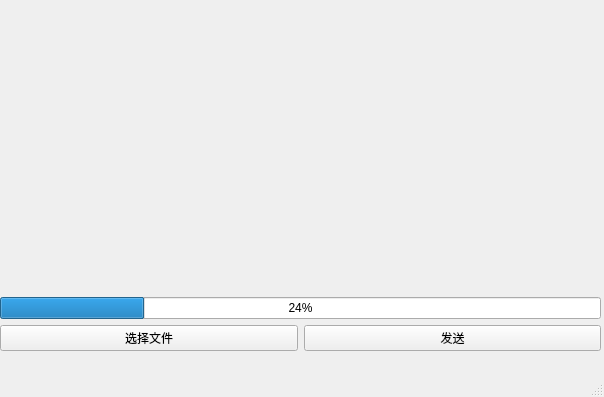
<?xml version="1.0" encoding="UTF-8"?>
<ui version="4.0">
 <class>sendMainWindow</class>
 <widget class="QMainWindow" name="sendMainWindow">
  <property name="geometry">
   <rect>
    <x>0</x>
    <y>0</y>
    <width>604</width>
    <height>397</height>
   </rect>
  </property>
  <property name="windowTitle">
   <string>MainWindow</string>
  </property>
  <widget class="QWidget" name="centralwidget">
   <widget class="QWidget" name="">
    <property name="geometry">
     <rect>
      <x>0</x>
      <y>0</y>
      <width>601</width>
      <height>351</height>
     </rect>
    </property>
    <layout class="QGridLayout" name="gridLayout">
     <item row="2" column="0">
      <layout class="QHBoxLayout" name="horizontalLayout">
       <item>
        <widget class="QPushButton" name="pushButton">
         <property name="text">
          <string>选择文件</string>
         </property>
        </widget>
       </item>
       <item>
        <widget class="QPushButton" name="pushButton_2">
         <property name="text">
          <string>发送</string>
         </property>
        </widget>
       </item>
      </layout>
     </item>
     <item row="1" column="0">
      <widget class="QProgressBar" name="progressBar">
       <property name="value">
        <number>24</number>
       </property>
      </widget>
     </item>
     <item row="0" column="0">
      <widget class="QLabel" name="label">
       <property name="text">
        <string/>
       </property>
      </widget>
     </item>
    </layout>
   </widget>
   <zorder>pushButton</zorder>
   <zorder>pushButton_2</zorder>
   <zorder>label</zorder>
   <zorder>progressBar</zorder>
   <zorder>label</zorder>
  </widget>
  <widget class="QMenuBar" name="menubar">
   <property name="geometry">
    <rect>
     <x>0</x>
     <y>0</y>
     <width>604</width>
     <height>25</height>
    </rect>
   </property>
  </widget>
  <widget class="QStatusBar" name="statusbar"/>
 </widget>
 <resources/>
 <connections/>
</ui>
